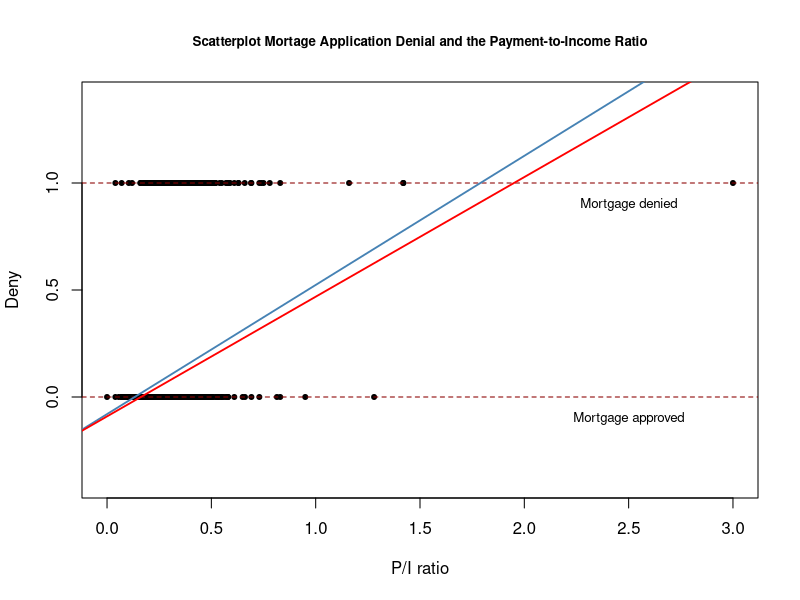
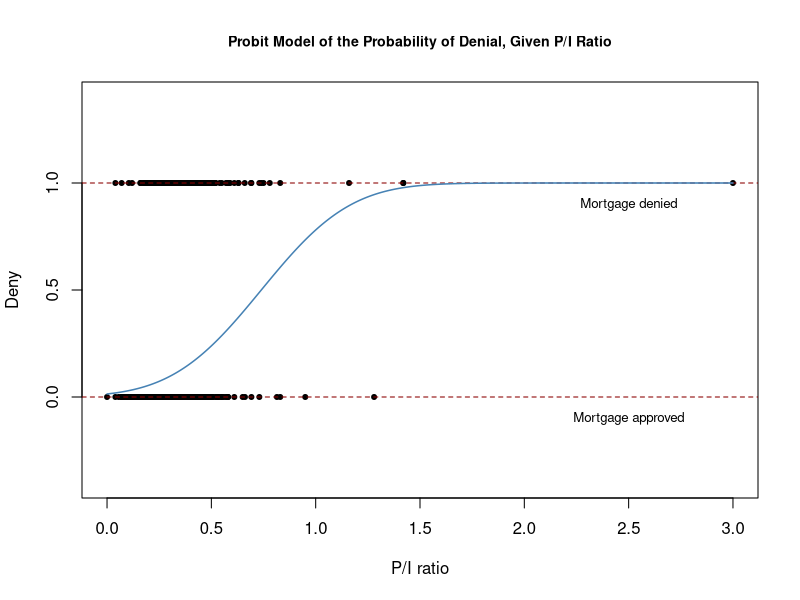
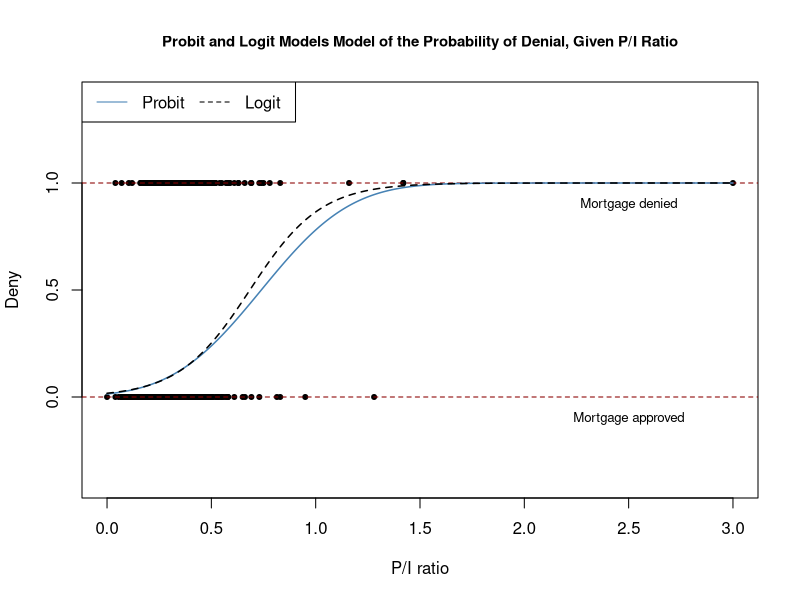

R code for these plots, in order:

rm(list=ls())  # Clear w

library(AER)
data(HMDA)

head(HMDA)
summary(HMDA)

# convert 'deny' to numeric
HMDA$deny <- as.numeric(HMDA$deny) - 1

#simple linear probability model
denymod1 <- lm(deny ~ pirat, data = HMDA)
denymod1

#let's plot our data
plot(x = HMDA$pirat,
     y = HMDA$deny,
     main = "Scatterplot Mortage Application Denial and the Payment-to-Income Ratio",
     xlab = "P/I ratio",
     ylab = "Deny",
     pch = 20,
     ylim = c(-0.4, 1.4),
     cex.main = 0.8)

# add horizontal dashed lines and text
abline(h = 1, lty = 2, col = "darkred")
abline(h = 0, lty = 2, col = "darkred")
text(2.5, 0.9, cex = 0.8, "Mortgage denied")
text(2.5, -0.1, cex= 0.8, "Mortgage approved")

# add the estimated regression line
abline(denymod1, 
       lwd = 1.8, 
       col = "steelblue")

# print robust coefficient summary
coeftest(denymod1, vcov. = vcovHC, type = "HC1")


# rename the variable 'afam' for consistency
colnames(HMDA)[colnames(HMDA) == "afam"] <- "black"

# estimate the model
denymod2 <- lm(deny ~ pirat + black, data = HMDA)
coeftest(denymod2, vcov. = vcovHC)

# add model for black
abline(denymod2,
       lwd = 1.8,
       col = "red")

###Probit Regression

# estimate the simple probit model
denyprobit <- glm(deny ~ pirat,
                  family = binomial(link = "probit"),
                  data = HMDA)

coeftest(denyprobit, vcov. = vcovHC, type = "HC1")

# plot data
plot(x = HMDA$pirat,
     y = HMDA$deny,
     main = "Probit Model of the Probability of Denial, Given P/I Ratio",
     xlab = "P/I ratio",
     ylab = "Deny",
     pch = 20,
     ylim = c(-0.4, 1.4),
     cex.main = 0.85)

# add horizontal dashed lines and text
abline(h = 1, lty = 2, col = "darkred")
abline(h = 0, lty = 2, col = "darkred")
text(2.5, 0.9, cex = 0.8, "Mortgage denied")
text(2.5, -0.1, cex= 0.8, "Mortgage approved")

# add estimated regression line
x <- seq(0, 3, 0.01)
y <- predict(denyprobit, list(pirat = x), type = "response")

lines(x, y, lwd = 1.5, col = "steelblue")

# 1. compute predictions for P/I ratio = 0.3, 0.4
predictions <- predict(denyprobit, 
                       newdata = data.frame("pirat" = c(0.3, 0.4)),
                       type = "response")

# 2. Compute difference in probabilities
diff(predictions)

denyprobit2 <- glm(deny ~ pirat + black, 
                   family = binomial(link = "probit"), 
                   data = HMDA)

coeftest(denyprobit2, vcov. = vcovHC, type = "HC1")

# 1. compute predictions for P/I ratio = 0.3
predictions <- predict(denyprobit2, 
                       newdata = data.frame("black" = c("no", "yes"), 
                                            "pirat" = c(0.3, 0.3)),
                       type = "response")

# 2. compute difference in probabilities
diff(predictions)





### Logit Regression Model
denylogit <- glm(deny ~ pirat, 
                 family = binomial(link = "logit"), 
                 data = HMDA)

coeftest(denylogit, vcov. = vcovHC, type = "HC1")

# plot data
plot(x = HMDA$pirat, 
     y = HMDA$deny,
     main = "Probit and Logit Models Model of the Probability of Denial, Given P/I Ratio",
     xlab = "P/I ratio",
     ylab = "Deny",
     pch = 20,
     ylim = c(-0.4, 1.4),
     cex.main = 0.9)

# add horizontal dashed lines and text
abline(h = 1, lty = 2, col = "darkred")
abline(h = 0, lty = 2, col = "darkred")
text(2.5, 0.9, cex = 0.8, "Mortgage denied")
text(2.5, -0.1, cex= 0.8, "Mortgage approved")

# add estimated regression line of Probit and Logit models
x <- seq(0, 3, 0.01)
y_probit <- predict(denyprobit, list(pirat = x), type = "response")
y_logit <- predict(denylogit, list(pirat = x), type = "response")

lines(x, y_probit, lwd = 1.5, col = "steelblue")
lines(x, y_logit, lwd = 1.5, col = "black", lty = 2)

# add a legend
legend("topleft",
       horiz = TRUE,
       legend = c("Probit", "Logit"),
       col = c("steelblue", "black"), 
       lty = c(1, 2))

# estimate a Logit regression with multiple regressors
denylogit2 <- glm(deny ~ pirat + black, 
                  family = binomial(link = "logit"), 
                  data = HMDA)

coeftest(denylogit2, vcov. = vcovHC, type = "HC1")
# 1. compute predictions for P/I ratio = 0.3
predictions <- predict(denylogit2, 
                       newdata = data.frame("black" = c("no", "yes"), 
                                            "pirat" = c(0.3, 0.3)),
                       type = "response")

predictions
# 2. Compute difference in probabilities
diff(predictions)




#Estimate a probit model for respond, using resplast, weekslast, propresp, mailsyear,
#and avggift as explanatory variables. Discuss whether the explanatory variable mailsyear
#is statistically significant. Clearly indicate the test statistic you make use of and the
#rejection rule you apply. In your answer discuss what interpretation you can give to the
#parameter estimate on mailsyear
